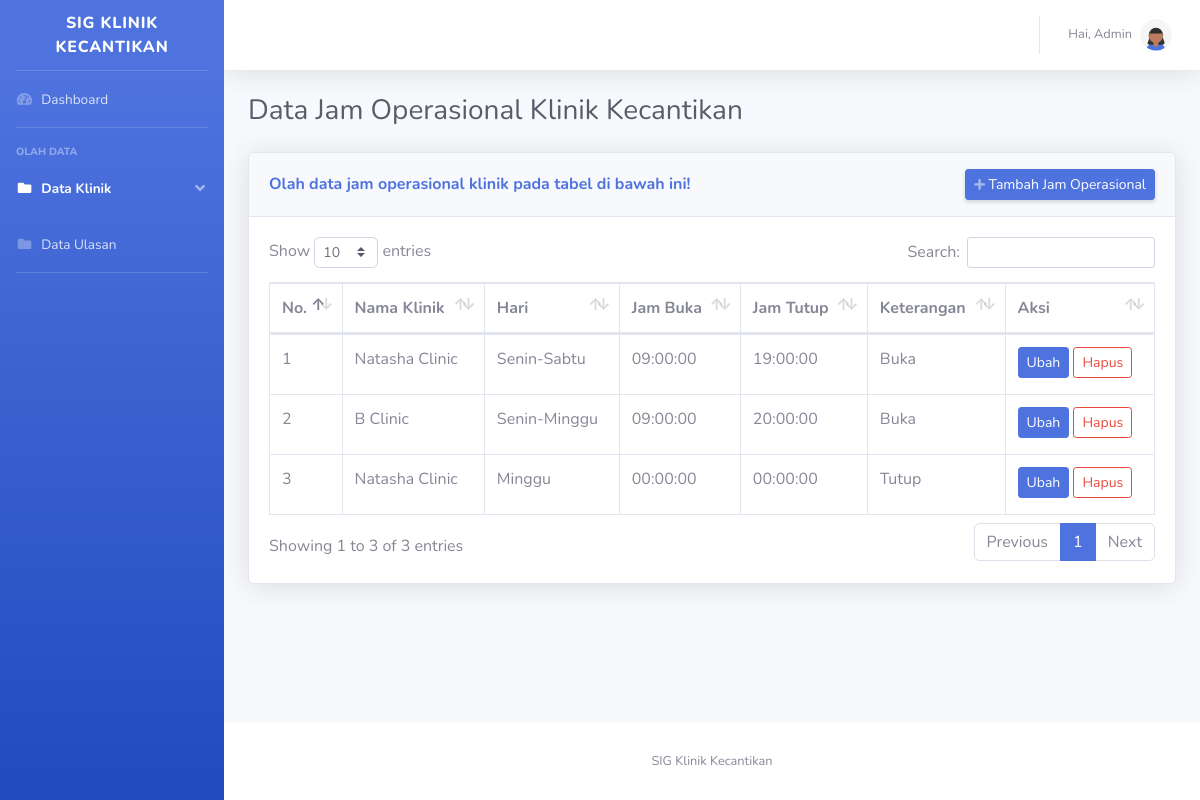
The page /admin/jam-operasional.php (signed in) on the database its author committed.
### tables this page shows
CREATE TABLE `tbl_jam_operasional` (
  `id` int NOT NULL,
  `id_klinik` int NOT NULL,
  `hari_buka` varchar(20) NOT NULL,
  `jam_buka` time NOT NULL,
  `jam_tutup` time NOT NULL,
  `keterangan` varchar(5) NOT NULL
);

CREATE TABLE `tbl_klinik` (
  `id` int NOT NULL,
  `nama` varchar(50) NOT NULL,
  `alamat` varchar(255) NOT NULL,
  `no_telp` varchar(20) NOT NULL,
  `latitude` varchar(255) NOT NULL,
  `longitude` varchar(255) NOT NULL,
  `kecamatan` varchar(50) NOT NULL,
  `kelurahan` varchar(50) NOT NULL,
  `gambar` varchar(50) NOT NULL
);

### admin/jam-operasional.php (the view, shortened to what this page needs)
<?php
require_once("bootstrap.php");
require_once("views/header.php");
?>
<div class="container-fluid">
    <div class="d-sm-flex align-items-center justify-content-between mb-4">
        <h1 class="h3 mb-0 text-gray-800">Data Jam Operasional Klinik Kecantikan</h1>
    </div>
    <div class="card shadow mb-4">
        <div class="card-header py-3 d-sm-flex align-items-center justify-content-between">
            <h6 class="m-0 font-weight-bold text-primary">Olah data jam operasional klinik pada tabel di bawah ini!</h6>
            <a href="tambah-jam-op.php" class="d-none d-sm-inline-block btn btn-sm btn-primary shadow-sm"><i class="fas fa-plus fa-sm text-white-50"></i> Tambah Jam Operasional</a>
        </div>
        <div class="card-body">
            <div class="table-responsive">
                <table class="table table-bordered" id="dataTable" width="100%" cellspacing="0">
                    <thead>
                        <tr>
                            <th>No.</th>
                            <th>Nama Klinik</th>
                            <th>Hari</th>
                            <th>Jam Buka</th>
                            <th>Jam Tutup</th>
                            <th>Keterangan</th>
                            <th>Aksi</th>
                        </tr>
                    </thead>
                    <tbody>
                        <?php
                        $no = 0;
                        $sql = "SELECT tbl_jam_operasional.id AS id_tbl_jam_op, tbl_klinik.id AS id_tbl_klinik, nama, hari_buka, jam_buka, jam_tutup, keterangan FROM tbl_jam_operasional INNER JOIN tbl_klinik ON tbl_jam_operasional.id_klinik = tbl_klinik.id";
                        $result = $conn->query($sql);
                        while ($row = $result->fetch_assoc()) {
                            $no++;
                            echo "<tr>";
                            echo "<td>" . $no . "</td>";
                            echo "<td>" . $row['nama'] . "</td>";
                            echo "<td>" . $row['hari_buka'] . "</td>";
                            echo "<td>" . $row['jam_buka'] . "</td>";
                            echo "<td>" . $row['jam_tutup'] . "</td>";
                            echo "<td>" . $row['keterangan'] . "</td>";
                            echo "<td>
                                    <a href='edit-jam-op.php?id=" . $row['id_tbl_jam_op'] . "' class='btn btn-sm btn-primary mb-1'>Ubah</a>
                                    <button type='button' class='btn btn-sm btn-outline-danger mb-1' data-id='" . $row['id_tbl_jam_op'] . "' data-nama='" . $row['nama'] . "' id='deleteDataJamOp'>Hapus</button>
                                </td>";
                            echo "</tr>";
                        }
                        ?>
                    </tbody>
                </table>
            </div>
        </div>
    </div>
</div>
</div>
<?php
require_once("views/footer.php");
?>

### rows shown on the page
tbl_jam_operasional: id_klinik.nama "Natasha Clinic", hari_buka "Senin-Sabtu", jam_buka "09:00:00", jam_tutup "19:00:00", keterangan "Buka"
tbl_jam_operasional: id_klinik.nama "B Clinic", hari_buka "Senin-Minggu", jam_buka "09:00:00", jam_tutup "20:00:00", keterangan "Buka"
tbl_jam_operasional: id_klinik.nama "Natasha Clinic", hari_buka "Minggu", jam_buka "00:00:00", jam_tutup "00:00:00", keterangan "Tutup"

### other values the page prints
$_SESSION["nama_admin"] "Admin"
